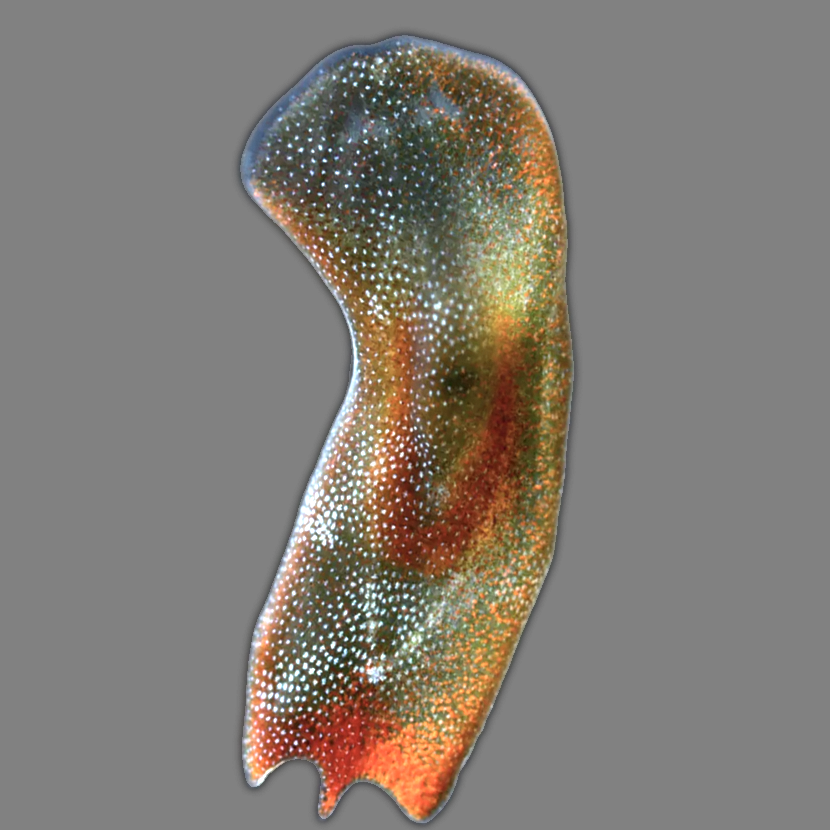
%> input picture Imgs/Ani0.png, 830 x 830 px
$ octave --eval "makeDots('../Imgs/Ani0.png');"   (GNU Octave 9; MATLAB toolbox functions it lacks are replaced by stand-ins)
%> lines starting %> are read from the running program, lines starting %| are printed output that depends on the picture; in (x1, y1, x2, y2) boxes, pixels count from 0 and x2, y2 are one past the last pixel; in counts of white or black regions, pixels touching at a corner belong together; the program's own positions count from 1
### stimDev/makeStrictMask.m
function [strictMask] = makeStrictMask(mask, radius)

if nargin < 2
    radius = 2; % default radius
end

[rows, cols] = size(mask);
strictMask = false(rows, cols);  % initialize new mask

% Pad the mask to handle edge cases
paddedMask = padarray(mask, [radius, radius], 0);

for x = 1:rows
    for y = 1:cols
        if mask(x, y)
            % Get local patch centered at (x,y)
            localPatch = paddedMask(x:x+2*radius, y:y+2*radius);
            if all(localPatch(:))  % all surrounding pixels are foreground
                strictMask(x, y) = true;
            end
        end
    end
end

### stimDev/makeDots.m
function [] = makeDots(fName)
%> called with fName = '../Imgs/Ani0.png'
% makeDots2 - Generates an annotated image with color-modified dots.
% Works in HSV color space, adjusts brightness/hue/saturation locally,
% and saves the resulting image with the same alpha layer.
fName = char(fName);
category = fName(1:3);
%ii = fName(4); % Extract numeric code from filename (e.g., 'face2.png' → 2)

% --------------------------- Setup ----------------------------------------
%figure;
%hold on; axis equal ij;
%T = linspace(-pi,pi,256)';
%Basis = [cos(T), 1i*sin(T)];

% --------------------------- Load image -----------------------------------
cd ./####
Im = imread(fName);
%> Im is the input picture: size 830x830x3 uint8; mean R, G, B 129.7, 123.7, 116.5
[~,~,alpha] = imread(fName); % separate alpha to preserve transparency
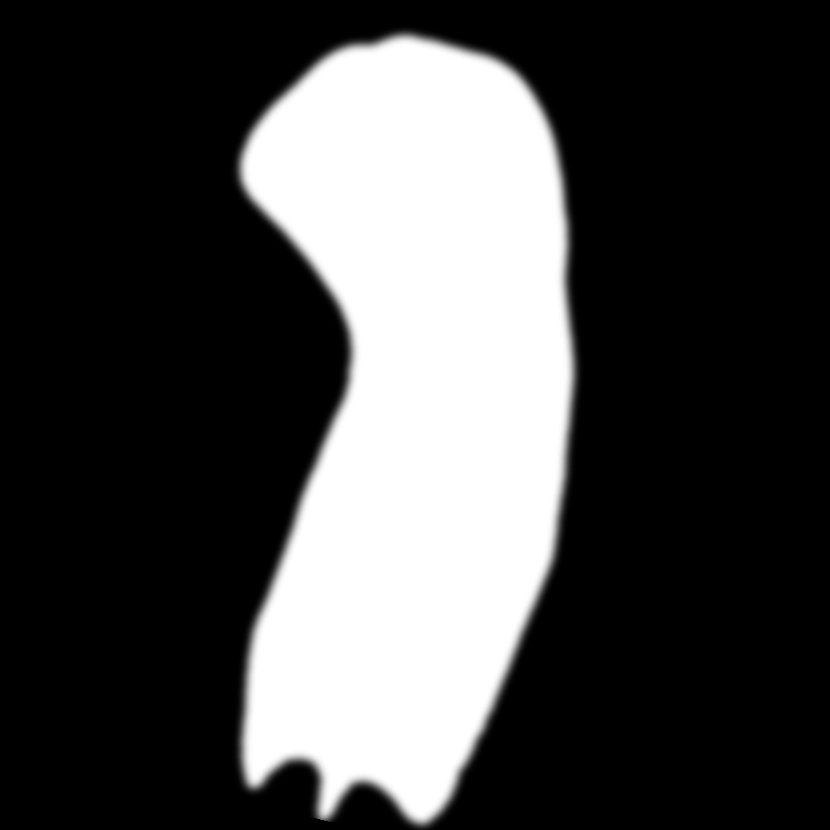
%> alpha: size 830x830 uint8; min 0, max 255, mean 70.3
cd ..

Im = imresize(Im, [830, 830]);
mask = im2gray(Im) > 1; % binary mask
%> mask: size 830x830 logical; every value is 1
strictMask = makeStrictMask(mask);
%> in makeStrictMask, `paddedMask = padarray(mask, [radius, radius], 0);`:
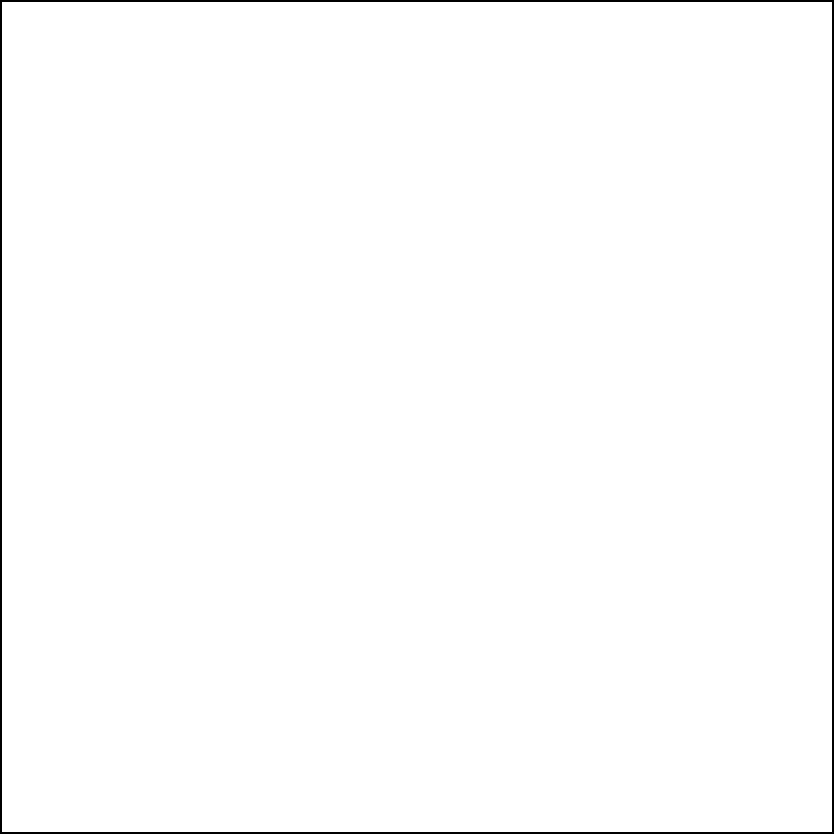
%> paddedMask: size 834x834 logical; 99% white; 1 black region, box (x1, y1, x2, y2) and area: (0, 0, 834, 834) 6656
%> after the loop in makeStrictMask, `for x = 1:rows`: strictMask: size 830x830 logical; 99% white; 1 black region, box (x1, y1, x2, y2) and area: (0, 0, 830, 830) 6624
%> after the loop in makeStrictMask, `for x = 1:rows`: localPatch = [true true true false false; true true true false false; true true true false false; false false false false false; false false false false false]

% --------------------------- Main component analysis ----------------------
CC = regionprops('table', mask, 'Area','Centroid',...
    'MajorAxisLength','MinorAxisLength','Orientation');
%> CC = 1 region; Area, Centroid, MajorAxisLength, MinorAxisLength and Orientation: 688900 [415.5 415.5] 958.4 958.4 0
CC.Orientation = deg2rad(CC.Orientation);
%> CC.Orientation = 0
CC = sortrows(CC, 'Area', 'descend');

% Ellipse for outline
Mu = CC.Centroid(1,:) * [1; 1i];
% [7 lines of commented-out code are left out]
h = real(Mu);
%> h = 415.5
k = imag(Mu);
%> k = 415.5

scalar_idxs = find(strictMask);
%> scalar_idxs = 682276 values from 1663 to 687238
%> (the run ends here)

$ run again, on Imgs/Ani3.png
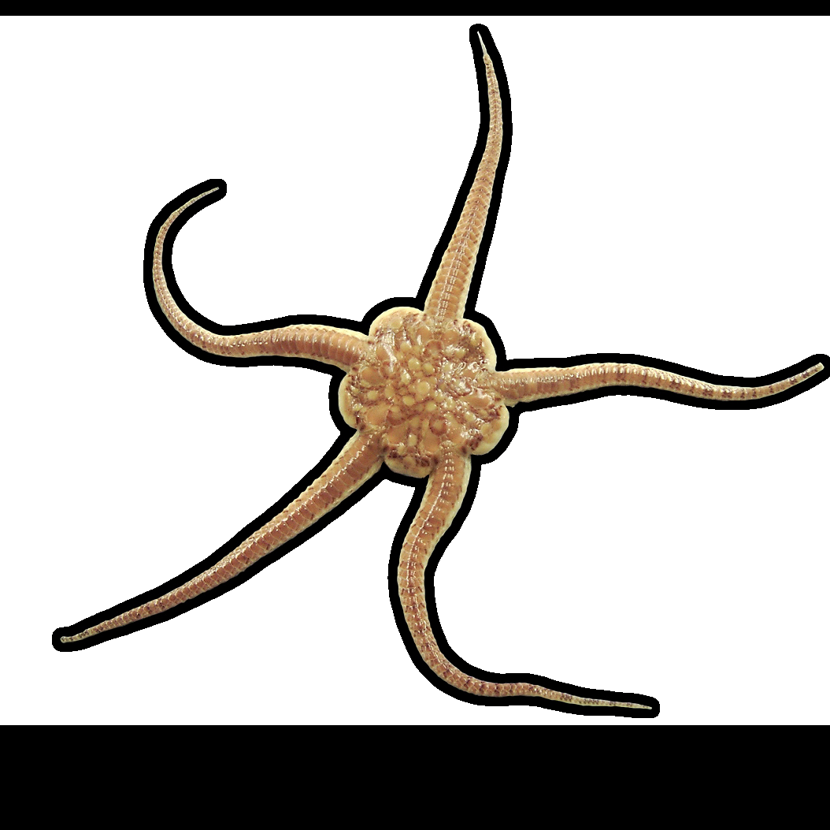
%> input picture Imgs/Ani3.png, 830 x 830 px
%> in makeDots, Im is the input picture: size 830x830x3 uint8; mean R, G, B 197.2, 194.2, 190.9
%> in makeDots, `mask = im2gray(Im) > 1;`:
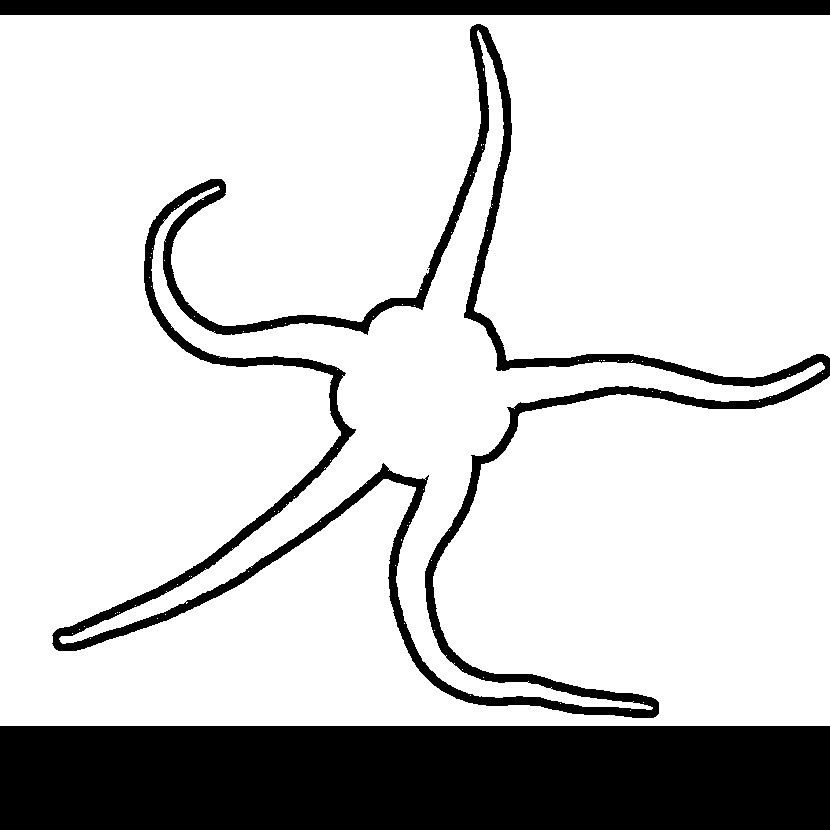
%> mask: size 830x830 logical; 80.8% white; 4 black regions (1 under 20 px), largest, box (x1, y1, x2, y2) and area: (0, 726, 830, 830) 86320, (52, 24, 830, 718) 33687, (0, 0, 830, 15) 12450
%> paddedMask: size 834x834 logical; 80% white; 2 black regions (1 under 20 px), largest, box (x1, y1, x2, y2) and area: (0, 0, 834, 834) 139113
%> after the loop in makeStrictMask, `for x = 1:rows`:
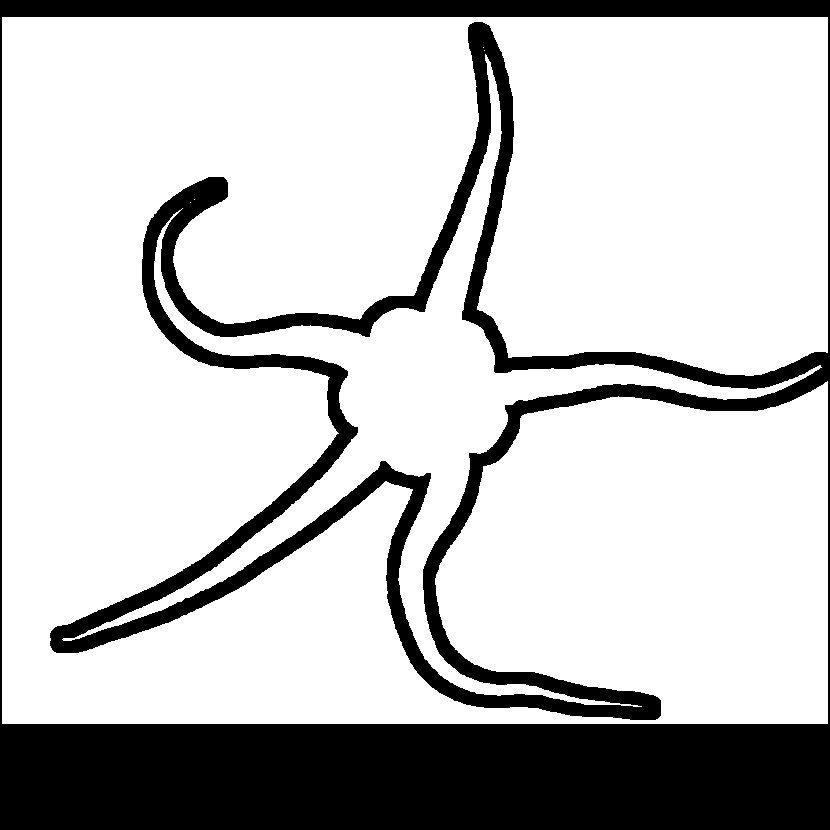
%> strictMask: size 830x830 logical; 77.1% white; 1 black region, box (x1, y1, x2, y2) and area: (0, 0, 830, 830) 158057
%> after the loop in makeStrictMask, `for x = 1:rows`: localPatch = [true true true false false; true true true false false; true true true false false; false false false false false; false false false false false]
%> in makeDots, `CC = regionprops('table', mask, 'Area','Centroid', 'MajorAxisLength','..`: CC = 78 regions; largest, Area, Centroid, MajorAxisLength, MinorAxisLength and Orientation: 495842 [415.8 361.8] 1013.1 854.5 -1.1, 60518 [415.2 415.3] 530.4 465.6 41.07, 3 [484 70] 3.46 1.15 90, 2 [402 540.5] 2.31 1.15 90, 2 [482 145.5] 2.31 1.15 90
%> CC.Orientation = 78 values, max 1.57 at index 38, min -0.0192 at index 1, mean 0.0794
%> in makeDots, `CC = sortrows(CC, 'Area', 'descend');`: CC = 78 regions; largest, Area, Centroid, MajorAxisLength, MinorAxisLength and Orientation: 495842 [415.8 361.8] 1013.1 854.5 -0.0192, 60518 [415.2 415.3] 530.4 465.6 0.717, 3 [484 70] 3.46 1.15 1.57, 2 [402 540.5] 2.31 1.15 1.57, 2 [482 145.5] 2.31 1.15 1.57
%> h = 415.8
%> k = 361.8
%> scalar_idxs = 530843 values from 1678 to 687134
